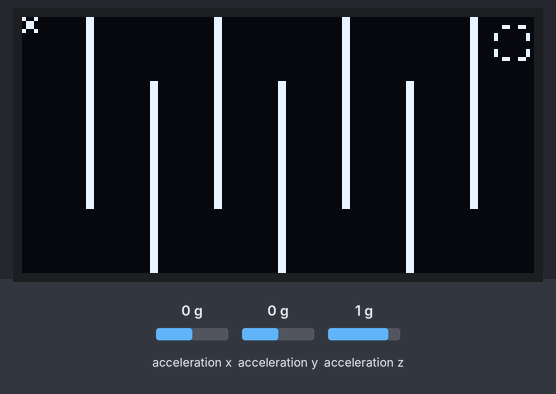
Bench run of a sketch on a simulated ESP32. On the bench: 128×64 one-colour display. Inputs (shaded band) come from the test bench; at power-on: acceleration x 0 g, acceleration y 0 g, acceleration z 1 g. The display library's start-up logo is not drawn.

Above: at 3.24 s.
3.3 s: acceleration x set to 0.8 g
At 3.39 s:
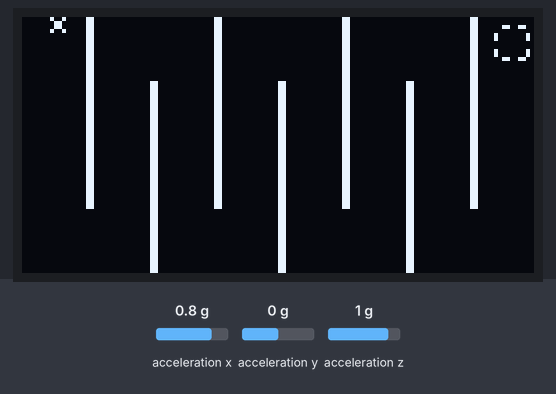
5.0 s: acceleration y set to -1.4 g
At 5.08 s:
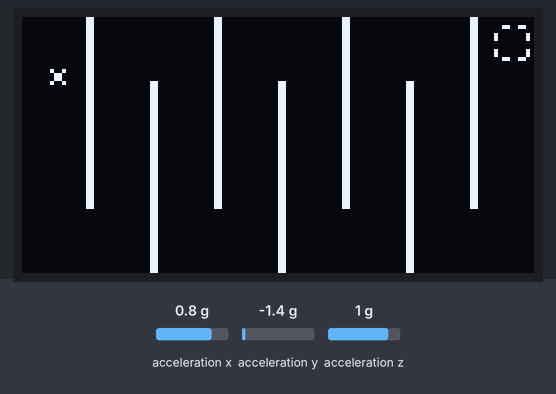
6.5 s: acceleration x set to -1.4 g
At 6.54 s:
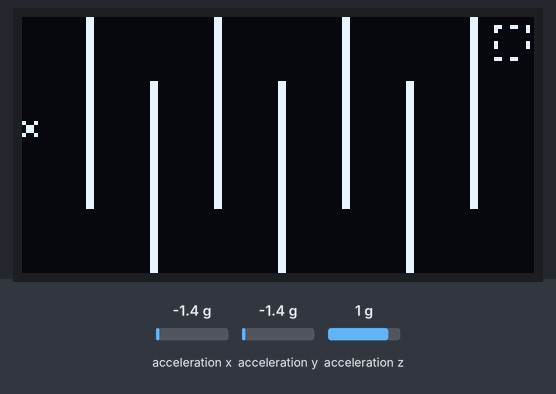
8.0 s: acceleration y set to 0.8 g
At 8.07 s:
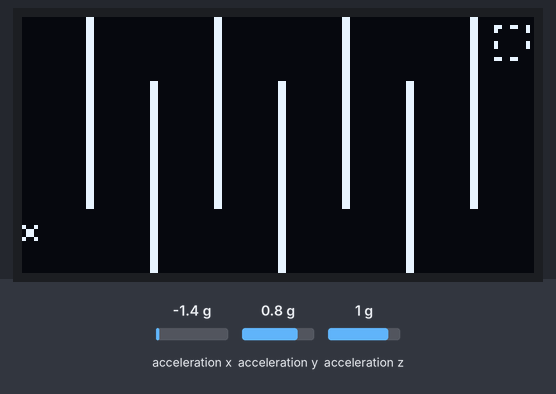

Measured:
- after the input at 3.3 s, the display: first differs from a run without the input after 0.09 s (image 1)
- after the input at 5.0 s, the display: changes after 0.07 s (image 2)
- after the input at 6.5 s, the display: changes at once (image 3)
- after the input at 8.0 s, the display: changes after 0.07 s (image 4)

The sketch:

ADXL345_SSD1306_Game.ino
```cpp
#include <Wire.h>
#include <Adafruit_Sensor.h>
#include <Adafruit_ADXL345_U.h>
#include <math.h>
#include <Adafruit_GFX.h>
#include <Adafruit_SSD1306.h>
#include <Arduino.h>

#define SCREEN_WIDTH 128 // OLED display width, in pixels
#define SCREEN_HEIGHT 64 // OLED display height, in pixels

/* Assign a unique ID to this sensor at the same time */
Adafruit_ADXL345_Unified accel = Adafruit_ADXL345_Unified(12345);

#define OLED_RESET     -1 // Reset pin # (or -1 if sharing Arduino reset pin)
#define SCREEN_ADDRESS 0x3C
Adafruit_SSD1306 display(SCREEN_WIDTH, SCREEN_HEIGHT, &Wire, OLED_RESET);

const int screenWidth = 128;
const int screenHeight = 64;
const int wallWidth = 2;
const int wallHeight = 2;
const int unitWidth = 4;
const int unitHeight = 4;
const int goalWidth = 8;
const int goalHeight = 8;

const int start_point_x = 0;
const int start_point_y = 0;

int xUnit = 0;
int yUnit = 0;

struct Barrier {
    float x, y, width, height;
    bool collidesWithUnit(float unitX, float unitY) const {
        return (x < unitX + unitWidth &&
                x + width > unitX &&
                y < unitY + unitHeight &&
                y + height > unitY);
    }
    Barrier* next;
};

struct Level {
  Barrier* barriers;
  Barrier goal[17] = {};
  int goal_x;
  int goal_y;
};

void addElement(Level& level, float x, float y, float width, float height) {
    Barrier* newBarrier = new Barrier{ x, y, width, height, nullptr };
    if (level.barriers == nullptr) {
        level.barriers = newBarrier;
    } else {
      newBarrier->next = level.barriers;
      level.barriers = newBarrier;
    }
}

Level level_one;
Level level_two;
Level level_three;

Level* current_level;
int current_level_counter = 1;

void generateGoalArray(float base_x, float base_y, Barrier goal[]) {
  goal[0] = {base_x, base_y, 2, 1};
  goal[1] = {base_x+2, base_y, 2, 1};
  goal[2] = {base_x+4, base_y, 2, 1};
  goal[3] = {base_x+6, base_y, 2, 1};

  goal[4] = {base_x, base_y, 1, 2};
  goal[5] = {base_x, base_y+2, 1, 2};
  goal[6] = {base_x, base_y+4, 1, 2};
  goal[7] = {base_x, base_y+6, 1, 2};

  goal[8] = {base_x, base_y+8, 2, 1};
  goal[9] = {base_x+2, base_y+8, 2, 1};
  goal[10] = {base_x+4, base_y+8, 2, 1};
  goal[11] = {base_x+6, base_y+8, 2, 1};

  goal[12] = {base_x+8, base_y, 1, 2};
  goal[13] = {base_x+8, base_y+2, 1, 2};
  goal[14] = {base_x+8, base_y+4, 1, 2};
  goal[15] = {base_x+8, base_y+6, 1, 2};
  goal[16] = {0, 0, 0, 0};
}

void nextLevel(void) {
  current_level_counter++;
  switch(current_level_counter) {
    case 1:
      current_level = &level_one;
    break;
    case 2:
      current_level = &level_two;
    break;
    case 3:
      current_level = &level_three;
    break;
    default:
      current_level = &level_one;
      current_level_counter = 1;
    break;
  }
}

void setup(void)
{
  Wire.begin(32, 33);
  Serial.begin(115200);

  /* Initialise the sensor */
  if(!accel.begin())
  {
    /* There was a problem detecting the ADXL345 ... check your connections */
    Serial.println("Ooops, no ADXL345 detected ... Check your wiring!");
    while(1);
  }

  /* Set the range to whatever is appropriate for your project */
  accel.setRange(ADXL345_RANGE_16_G);

  if(!display.begin(SSD1306_SWITCHCAPVCC, SCREEN_ADDRESS)) {
    Serial.println(F("SSD1306 allocation failed"));
    for(;;); // Don't proceed, loop forever
  }

  // Show initial display buffer contents on the screen --
  // the library initializes this with an Adafruit splash screen.
  display.display();
  createLevelOne();
  createLevelTwo();
  createLevelThree();
  current_level = &level_one;
  delay(2000); // Pause for 2 seconds

  // Clear the buffer
  display.clearDisplay();
}

void createLevelThree(void)
{
  addElement(level_three, 0, 8, screenWidth-8, wallHeight);
  addElement(level_three, 8, 24, screenWidth-8, 12);
  addElement(level_three, 0, 50, screenWidth-8, wallHeight);
  level_three.goal_x = 2;
  level_three.goal_y = screenHeight-10;
  generateGoalArray(level_three.goal_x, level_three.goal_y, level_three.goal);
}

void createLevelTwo(void)
{
  addElement(level_two, 0, 2*8, 14*8, wallHeight);
  addElement(level_two, 14*8, 2*8, wallWidth, 4*8+2);
  addElement(level_two, 8, 6*8, 13*8, wallHeight);
  addElement(level_two, 8, 4*8, wallWidth, 2*8);
  addElement(level_two, 8, 4*8, 10*8, wallHeight);
  level_two.goal_x = 12;
  level_two.goal_y = 4*8+4;
  generateGoalArray(level_two.goal_x, level_two.goal_y, level_two.goal);
}

void createLevelOne(void)
{
  u_int yUpper = 16;
  u_int yLower = 64-yUpper;
  addElement(level_one, 16*1, 0, wallWidth, yLower);
  addElement(level_one, 16*2, yUpper, wallWidth, yLower);
  addElement(level_one, 16*3, 0, wallWidth, yLower);
  addElement(level_one, 16*4, yUpper, wallWidth, yLower);
  addElement(level_one, 16*5, 0, wallWidth, yLower);
  addElement(level_one, 16*6, yUpper, wallWidth, yLower);
  addElement(level_one, 16*7, 0, wallWidth, yLower);
  level_one.goal_x = 16*7+6;
  level_one.goal_y = 2;
  generateGoalArray(level_one.goal_x, level_one.goal_y, level_one.goal);
}

float roundToOneDecimal(float num) {
    return round(num * 10.0) / 10.0;
}

int goal_color = SSD1306_WHITE;
void loop(void)
{
  /* Get a new sensor event */
  sensors_event_t event;
  accel.getEvent(&event);

  float roll = roundToOneDecimal(event.acceleration.roll);
  float pitch = roundToOneDecimal(event.acceleration.pitch);

  int xNew = xUnit;
  int yNew = yUnit;

  xNew += roll;
  yNew -= pitch;

  if(xNew>screenWidth-unitWidth) {
    xNew = screenWidth-unitWidth;
  } else if(xNew<0) {
    xNew = 0;
  }

  if(yNew>screenHeight-unitHeight) {
    yNew = screenHeight-unitHeight;
  } else if(yNew<0) {
    yNew = 0;
  }

  display.clearDisplay();

  bool restart_collision = false;
  Level& currentLevelStruct = *current_level;
  Barrier* head = currentLevelStruct.barriers;
  while(head  != nullptr) {
    Barrier* barrier = head;
    display.fillRect(barrier->x, barrier->y, barrier->width, barrier->height, SSD1306_WHITE);
    if(barrier->collidesWithUnit(xNew, yUnit) || barrier->collidesWithUnit(xUnit, yNew)) {
      restart_collision = true;
      break;
    }
    head = barrier->next;
  }

  bool goal_collision = false;
  for (int i = 0; i < 17; i++) {
    Barrier currentBarrier = currentLevelStruct.goal[i];
    display.fillRect(currentBarrier.x, currentBarrier.y, currentBarrier.width, currentBarrier.height, goal_color);
    if(goal_color==SSD1306_WHITE)  {
      goal_color = SSD1306_BLACK;
    } else {
      goal_color = SSD1306_WHITE;
    }
    if(currentBarrier.collidesWithUnit(xNew, yNew)) {
      goal_collision = true;
      break;
    }
  }

  xUnit = xNew;
  yUnit = yNew;
  if(restart_collision) {
    xUnit = start_point_x;
    yUnit = start_point_y;
  }

  if(goal_collision) {
    xUnit = start_point_x;
    yUnit = start_point_y;
    nextLevel();
  }

  // Draw unit
  display.fillRect(xUnit, yUnit, 1, 1, SSD1306_WHITE);
  display.fillRect(xUnit+3, yUnit, 1, 1, SSD1306_WHITE);
  display.fillRect(xUnit, yUnit+3, 1, 1, SSD1306_WHITE);
  display.fillRect(xUnit+3, yUnit+3, 1, 1, SSD1306_WHITE);
  display.fillRect(xUnit+1, yUnit+1, 2, 2, SSD1306_WHITE);

  display.display();

  delay(50);
}
```
